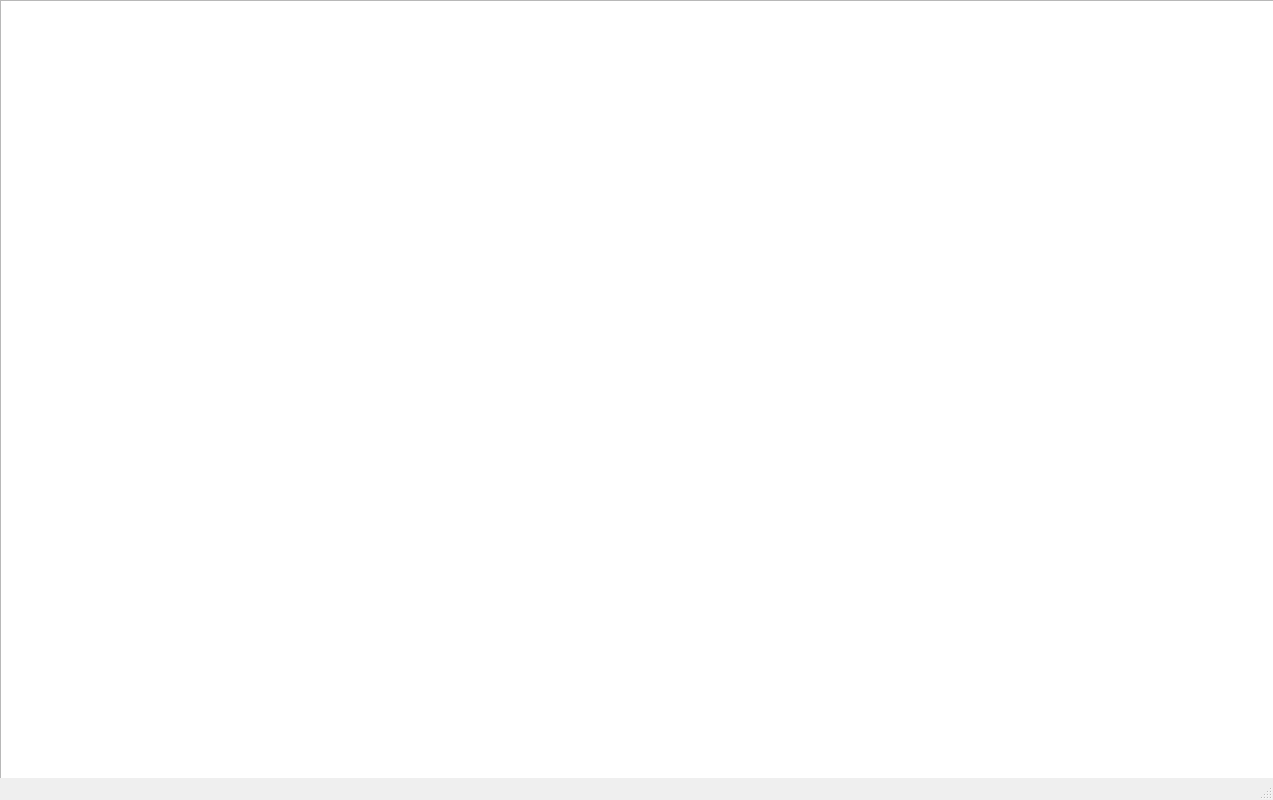
<?xml version="1.0" encoding="UTF-8"?>
<ui version="4.0">
 <class>MainWindow</class>
 <widget class="QMainWindow" name="MainWindow">
  <property name="geometry">
   <rect>
    <x>0</x>
    <y>0</y>
    <width>1273</width>
    <height>800</height>
   </rect>
  </property>
  <property name="windowTitle">
   <string>გაყიდვების სამსახური</string>
  </property>
  <widget class="QWidget" name="centralwidget">
   <widget class="QTableWidget" name="tableWidget">
    <property name="geometry">
     <rect>
      <x>0</x>
      <y>0</y>
      <width>1280</width>
      <height>800</height>
     </rect>
    </property>
   </widget>
  </widget>
  <widget class="QMenuBar" name="menubar">
   <property name="geometry">
    <rect>
     <x>0</x>
     <y>0</y>
     <width>1273</width>
     <height>21</height>
    </rect>
   </property>
  </widget>
  <widget class="QStatusBar" name="statusbar"/>
 </widget>
 <resources/>
 <connections/>
</ui>
